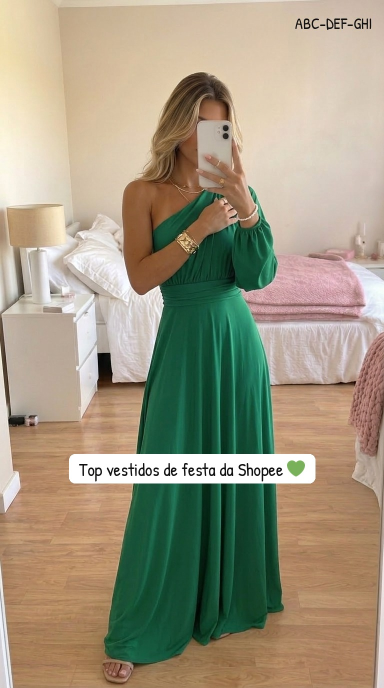
#> input picture teste/capa-anabella.jpg, 768 x 1376 px (shown at 1/2 size)
$ python -i montar_decor.py   (imports and definitions only)
#> lines starting #> are read from the running program, lines starting #| are printed output that depends on the picture
#> further down, picture is the input picture: PIL image 768x1376 RGB; mean R, G, B 159.2, 150.6, 127.8
"""Monta os carrosseis da Decor da Lulu (layout padrao da Luiza, 08/11).
Uso: python3 montar_decor.py manifesto.json pasta_fotos pasta_saida
Sai: postX-i.jpg (TikTok 768x1376), tkX-i.jpg (TikTok 7:10 1080x1543, recorte a partir de 10% da altura) e igX-i.jpg (Instagram 1080x1350, recorte a partir de 10,5% da altura).
Fonte Patrick Hand; tamanhos em % da largura, posicoes em % da altura.
"""
import json, sys, os
from PIL import Image, ImageDraw, ImageFont

HERE = os.path.dirname(os.path.abspath(__file__))
PH = os.path.join(HERE, "fonts", "PatrickHand-Regular.ttf")
EMOJI = "/usr/share/fonts/truetype/noto/NotoColorEmoji.ttf"
PRETO = (17, 17, 17)

def is_emoji(ch):
    o = ord(ch)
    return o >= 0x1F000 or 0x2600 <= o <= 0x27BF or o in (0xFE0F, 0x200D)

# [12 lines left out: function split_runs, not called in this run]

_ecache = {}
# [154 lines left out: functions emoji_img, measure, draw_text, caixa, quebra, ocupacao and 3 more, not called in this run]

def formatos(src):
    tk = src.convert("RGB").resize((768, 1376), Image.LANCZOS)
    top = round(1376 * 0.105); ch = round(768 * 1350 / 1080)
    ig = tk.crop((0, top, 768, top + ch)).resize((1080, 1350), Image.LANCZOS)
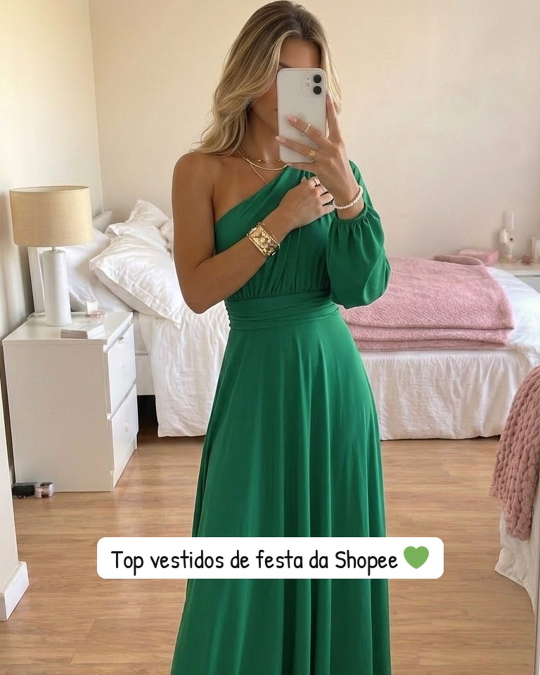
#> ig: PIL image 1080x1350 RGB (shown at 1/2 size); mean R, G, B 161, 154.6, 134.8
    t7h = round(768 / 0.7); t7top = round(1376 * 0.10)
    t7 = tk.crop((0, t7top, 768, t7top + t7h)).resize((1080, 1543), Image.LANCZOS)
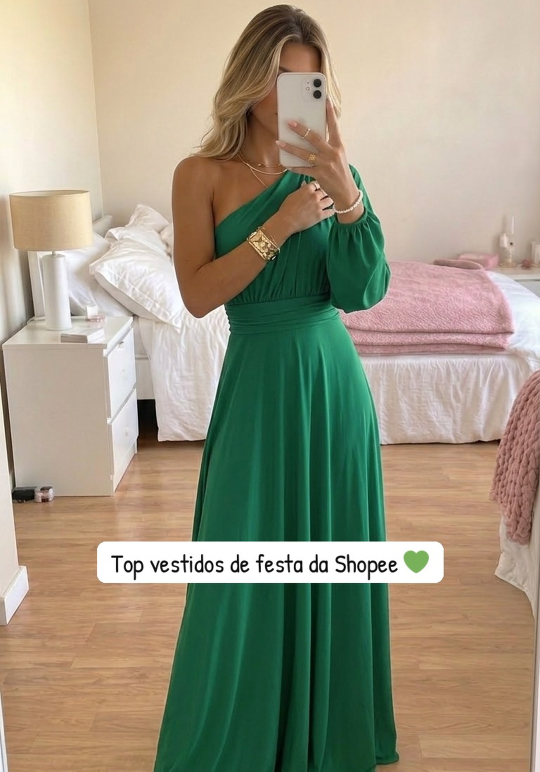
#> t7: PIL image 1080x1543 RGB (shown at 1/2 size); mean R, G, B 155.1, 149.4, 128.2
    return tk, ig, t7

def fmt(c):
    c = (c or "").replace("-", "").upper()
    return f"{c[:3]}-{c[3:6]}-{c[6:9]}" if len(c) == 9 else c

# [29 lines left out: function main, not called in this run]

# [2 lines not run here, left out]

>>> from PIL import Image
>>> picture = Image.open('../teste/capa-anabella.jpg')
>>> result = formatos(picture)
